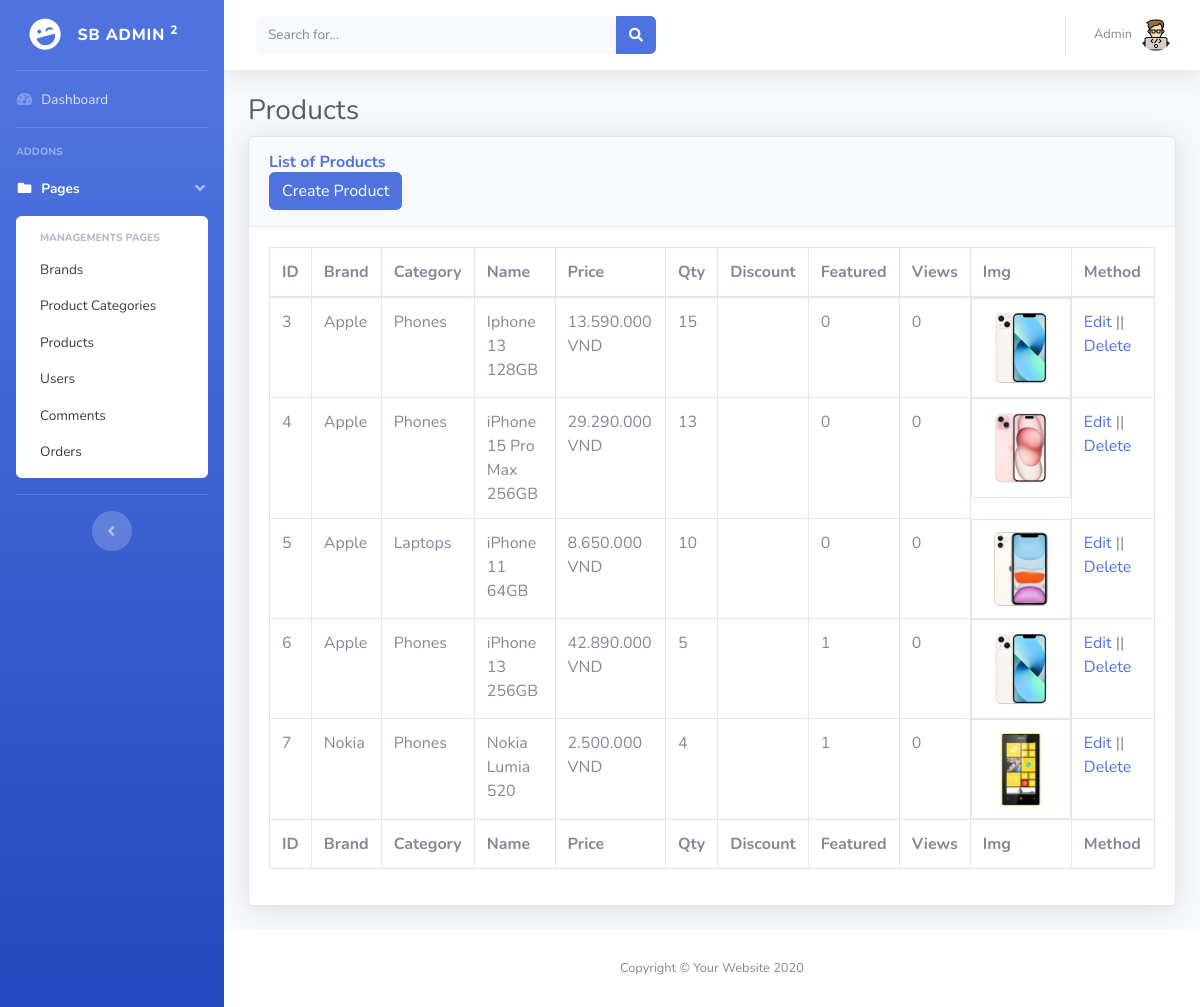
The app's page /views/admin/Product_Show.php (signed in) with its own data.
### tables this page shows
CREATE TABLE `products` (
  `id` int(10) UNSIGNED NOT NULL,
  `brand_id` bigint(20) UNSIGNED NOT NULL,
  `product_category_id` bigint(20) UNSIGNED NOT NULL,
  `name` varchar(255) NOT NULL,
  `description` text,
  `content` text,
  `price` double NOT NULL,
  `qty` int(11) NOT NULL,
  `discount` double DEFAULT NULL,
  `weight` double DEFAULT NULL,
  `sku` varchar(255) DEFAULT NULL,
  `featured` tinyint(1) NOT NULL,
  `tag` varchar(255) DEFAULT NULL,
  `Views` int(11) NOT NULL,
  `img` varchar(255) DEFAULT NULL,
  `created_at` timestamp NULL DEFAULT NULL,
  `updated_at` timestamp NULL DEFAULT NULL
);

CREATE TABLE `brands` (
  `id` bigint(20) UNSIGNED NOT NULL,
  `name` varchar(255) NOT NULL,
  `created_at` timestamp NULL DEFAULT NULL,
  `updated_at` timestamp NULL DEFAULT NULL
);

CREATE TABLE `product_categories` (
  `id` bigint(20) UNSIGNED NOT NULL,
  `name` varchar(255) NOT NULL,
  `created_at` timestamp NULL DEFAULT NULL,
  `updated_at` timestamp NULL DEFAULT NULL
);

### models/ProductAll_model.php (called while the page is built)
<?php
include_once "Database.php";
$sql = "SELECT products.id
,brands.name as brand_name
,product_categories.name as product_category
,products.name
,products.description
,products.price
,products.qty
,products.discount
,products.featured
,products.Views
,products.img
FROM products
INNER JOIN brands ON brands.id = products.brand_id
INNER JOIN product_categories on product_categories.id = products.product_category_id";
$stmt = $conn->query($sql);
$products = $stmt->fetchAll();

### models/Database.php (called while the page is built, shortened)
<?php
function formatCurrencyVND($amount) {
  return number_format($amount, 0, ',', '.') . ' VND';
}

### views/admin/Product_Show.php (the view, shortened to what this page needs)
<?php
include_once "./includes/header.php";
include_once "../../models/ProductAll_model.php";
?>
<div class="container-fluid">
    <h1 class="h3 mb-2 text-gray-800">Products</h1>
    <div class="card shadow mb-4">
        <div class="card-header py-3">
            <h6 class="m-0 font-weight-bold text-primary">List of Products</h6>
            <a class="btn btn-primary" href="./Product_Add.php" role="button">Create Product</a>
        </div>
        <div class="card-body">
            <div class="table-responsive">
                <table class="table table-bordered" id="dataTable" width="100%" cellspacing="0">
                    <thead>
                        <tr>
                            <th>ID</th>
                            <th>Brand</th>
                            <th>Category</th>
                            <th>Name</th>
                            <th>Price</th>
                            <th>Qty</th>
                            <th>Discount</th>
                            <th>Featured</th>
                            <th>Views</th>
                            <th>Img</th>
                            <th>Method</th>
                        </tr>
                    </thead>
                    <tfoot>
                        <tr>
                            <th>ID</th>
                            <th>Brand</th>
                            <th>Category</th>
                            <th>Name</th>
                            <th>Price</th>
                            <th>Qty</th>
                            <th>Discount</th>
                            <th>Featured</th>
                            <th>Views</th>
                            <th>Img</th>
                            <th>Method</th>
                        </tr>
                    </tfoot>
                    <tbody>
                        <?php
                        foreach ($products as $product) {
                            ?>
                            <tr>
                                <td><?= $product['id'] ?></td>
                                <td><?= $product['brand_name'] ?></td>
                                <td><?= $product['product_category'] ?></td>
                                <td><?= $product['name'] ?></td>
                                <td><?= formatCurrencyVND($product['price']) ?></td>
                                <td><?= $product['qty'] ?></td>
                                <td><?= $product['discount'] ?></td>
                                <td><?= $product['featured'] ?></td>
                                <td><?= $product['Views'] ?></td>
                                <td class="image-container">
                                    <img src="../../assets//users/img/products/<?= $product['img'] ?>" alt="" srcset="">
                                </td>
                                <td>
                                    <a href="./Product_Edit.php?product_id=<?= $product['id'] ?>">Edit</a>
                                    ||
                                    <a href="./Product_Delete.php?product_id=<?= $product['id'] ?>">Delete</a>
                                </td>
                            </tr>
                            <?php
                        }
                        ?>
                    </tbody>
                </table>
            </div>
        </div>
    </div>
</div>
</div>
<?php
include_once "./includes/footer.php";
?>

### views/admin/includes/header.php (shortened to what this page needs)
<!DOCTYPE html>
<html lang="en">
<head>
    <link href="../../assets/admin/vendor/fontawesome-free/css/all.min.css" rel="stylesheet" type="text/css">
    <link href="../../assets/admin/css/sb-admin-2.min.css" rel="stylesheet">
</head>
<body id="page-top">
    <div id="wrapper">
        <ul class="navbar-nav bg-gradient-primary sidebar sidebar-dark accordion" id="accordionSidebar">
            <a class="sidebar-brand d-flex align-items-center justify-content-center" href="index.php">
                <div class="sidebar-brand-icon rotate-n-15">
                    <i class="fas fa-laugh-wink"></i>
                </div>
                <div class="sidebar-brand-text mx-3">SB Admin <sup>2</sup></div>
            </a>
            <hr class="sidebar-divider my-0">
            <li class="nav-item">
                <a class="nav-link" href="index.php">
                    <i class="fas fa-fw fa-tachometer-alt"></i>
                    <span>
                        Dashboard
                    </span>
                </a>
            </li>
            <hr class="sidebar-divider">
            <div class="sidebar-heading">
                Addons
            </div>
            <li class="nav-item active">
                <a class="nav-link" href="#" data-toggle="collapse" data-target="#collapsePages" aria-expanded="true"
                    aria-controls="collapsePages">
                    <i class="fas fa-fw fa-folder"></i>
                    <span>Pages</span>
                </a>
                <div id="collapsePages" class="collapse show" aria-labelledby="headingPages"
                    data-parent="#accordionSidebar">
                    <div class="bg-white py-2 collapse-inner rounded">
                        <h6 class="collapse-header">Managements Pages</h6>
                        <a class="collapse-item" href="./Category_Show.php">Brands</a>
                        <a class="collapse-item" href="./ProductCategory_Show.php">Product Categories</a>
                        <a class="collapse-item" href="./Product_Show.php">Products</a>
                        <a class="collapse-item" href="login.php">Users</a>
                        <a class="collapse-item" href="login.php">Comments</a>
                        <a class="collapse-item" href="login.php">Orders</a>
                    </div>
                </div>
            </li>
            <hr class="sidebar-divider d-none d-md-block">
            <div class="text-center d-none d-md-inline">
                <button class="rounded-circle border-0" id="sidebarToggle"></button>
            </div>
        </ul>
        <div id="content-wrapper" class="d-flex flex-column">
            <div id="content">
                <nav class="navbar navbar-expand navbar-light bg-white topbar mb-4 static-top shadow">
                    <form
                        class="d-none d-sm-inline-block form-inline mr-auto ml-md-3 my-2 my-md-0 mw-100 navbar-search">
                        <div class="input-group">
                            <input type="text" class="form-control bg-light border-0 small" placeholder="Search for..."
                                aria-label="Search" aria-describedby="basic-addon2">
                            <div class="input-group-append">
                                <button class="btn btn-primary" type="button">
                                    <i class="fas fa-search fa-sm"></i>
                                </button>
                            </div>
                        </div>
                    </form>
                    <ul class="navbar-nav ml-auto">
                        <li class="nav-item dropdown no-arrow">
                            <a class="nav-link dropdown-toggle" href="#" id="userDropdown" role="button"
                                data-toggle="dropdown" aria-haspopup="true" aria-expanded="false">
                                <span class="mr-2 d-none d-lg-inline text-gray-600 small">
                                    <?php echo $_SESSION['user']['name'] ?>
                                </span>
                                <img class="img-profile rounded-circle"
                                    src="../../assets/admin/img/users/<?php echo $_SESSION['user']['avatar'] ?>">
                            </a>
                        </li>
                    </ul>
                </nav>

### views/admin/includes/footer.php (shortened to what this page needs)
  <footer class="sticky-footer bg-white">
                <div class="container my-auto">
                    <div class="copyright text-center my-auto">
                        <span>Copyright &copy; Your Website 2020</span>
                    </div>
                </div>
            </footer>
        </div>
    </div>
</body>
</html>

### views/admin/includes/header.php (style rules this page uses)
.image-container { width: 100px; height: 100px; overflow: hidden; display: flex; align-items: center; justify-content: center; }
.image-container img { width: 100%; height: 100%; object-fit: cover; }

### records on screen
products: id "3", brand.name "Apple", product_category.name "Phones", name "Iphone 13 128GB", price "13.590.000 VND", qty "15", featured "0", Views "0", img (picture)
products: id "4", brand.name "Apple", product_category.name "Phones", name "iPhone 15 Pro Max 256GB", price "29.290.000 VND", qty "13", featured "0", Views "0", img (picture)
products: id "5", brand.name "Apple", product_category.name "Laptops", name "iPhone 11 64GB", price "8.650.000 VND", qty "10", featured "0", Views "0", img (picture)
products: id "6", brand.name "Apple", product_category.name "Phones", name "iPhone 13 256GB", price "42.890.000 VND", qty "5", featured "1", Views "0", img (picture)
products: id "7", brand.name "Nokia", product_category.name "Phones", name "Nokia Lumia 520", price "2.500.000 VND", qty "4", featured "1", Views "0", img (picture)

### other values on screen
$_SESSION['user']['name'] "Admin"
